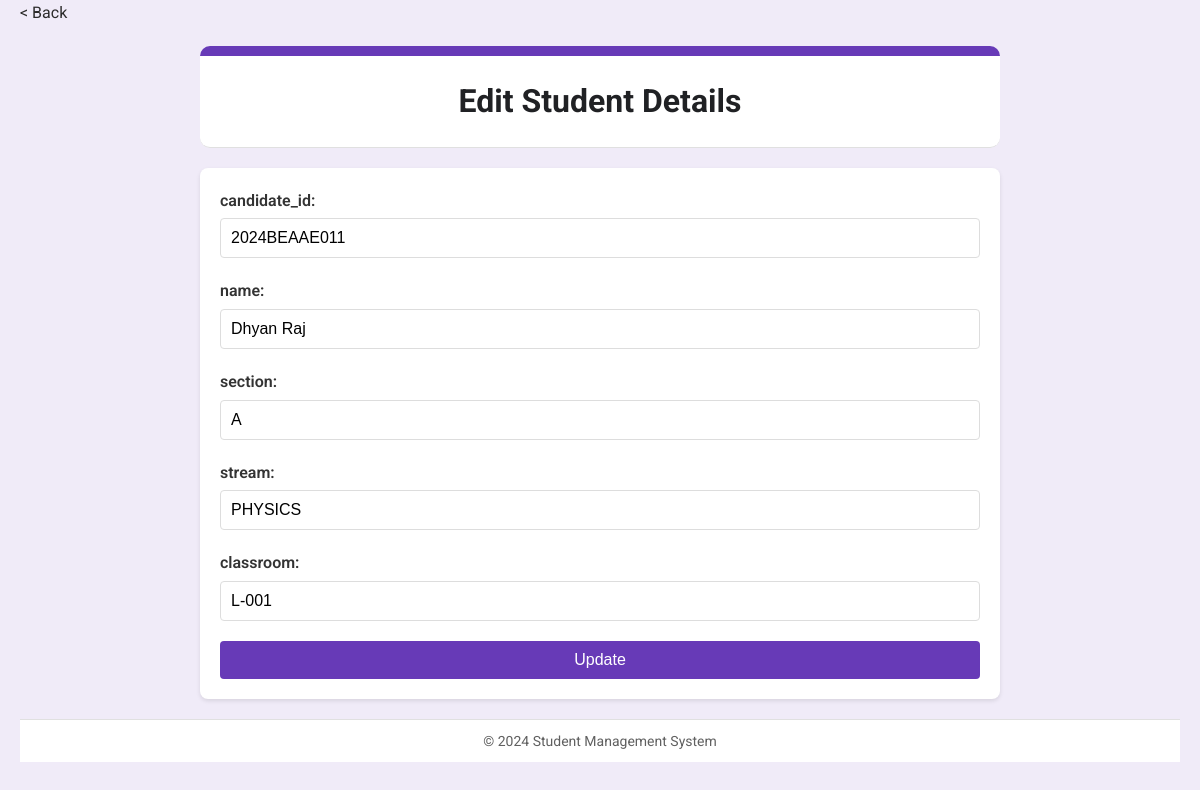
Page /edit_student?student_id=1 (signed in) on the earlier database version.
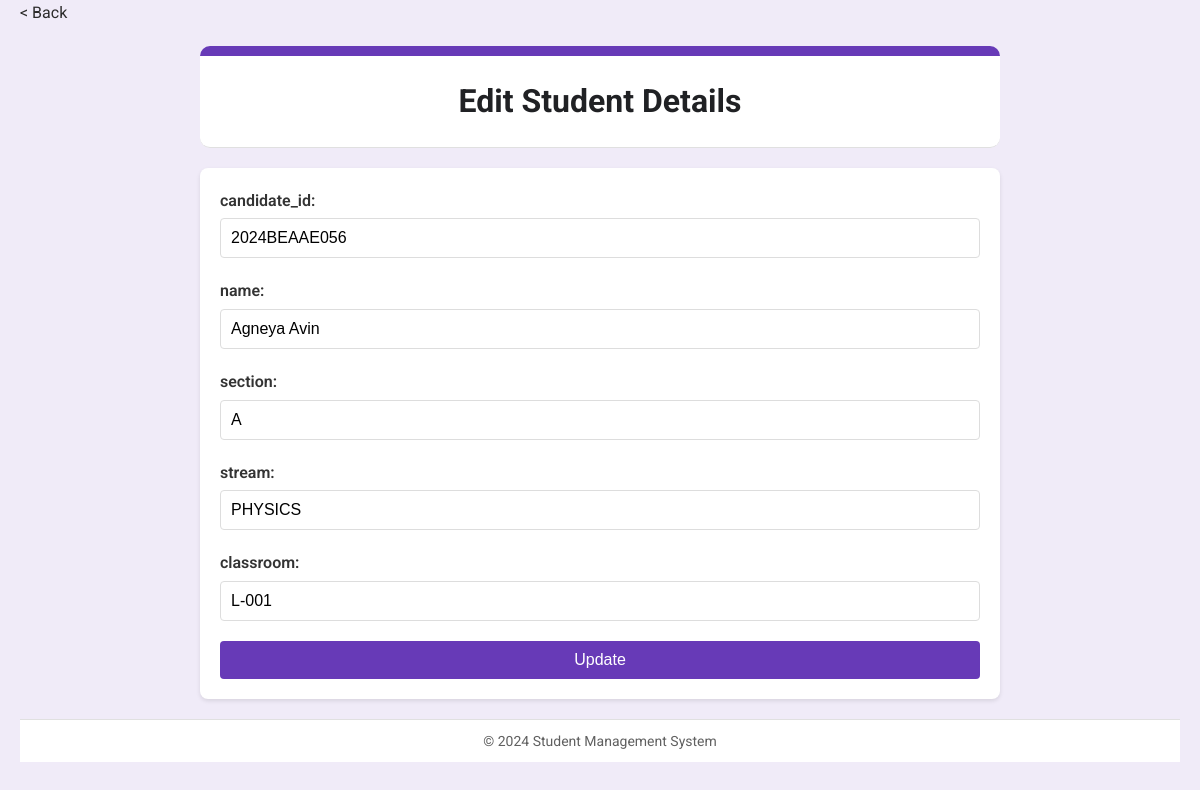
Same page on the later database version.
### app.py (models this page shows)
class Student(db.Model):
    id = db.Column(db.Integer, primary_key=True)
    candidate_id = db.Column(db.String(10), unique=True, nullable=False)
    name = db.Column(db.String(50), nullable=False)
    section = db.Column(db.String(2), nullable=False)
    stream  = db.Column(db.String(10), nullable=False)
    classroom = db.Column(db.String(10))

### app.py (the view)
@app.route('/edit_student', methods=['GET'])
@login_required
def edit_student_form():
    student_id = request.args.get('student_id')
    if student_id:
        student = db.session.get(Student, student_id)
        if student:
            columns = db.session.execute(text("PRAGMA table_info(student)")).fetchall()
            student_data = {col[1]: getattr(student, col[1], '') for col in columns}
            return render_template('edit_student.html', student=student_data)
        else:
            flash("Enter Student IDS!")
            return redirect(url_for('index'))
    return redirect(url_for('edit_student'))

### app.py (called while the page is built)
@login_manager.user_loader
def load_user(user_id):
    return db.session.get(User, int(user_id))

### templates/edit_student.html (shortened to what this page needs)
<!DOCTYPE html>
<html lang="en">
<head>
</head>
<body>
    <div><a href="{{ url_for('index') }}" class="back">< Back</a></div>
    <header>
        <h1>Edit Student Details</h1>
    </header>
    <div class="container">
        <form action="{{ url_for('update_student') }}" method="post">
            {% for field, value in student.items() %}
                {% if field != 'id' %}
                    <label for="{{ field }}">{{ field }}:</label>
                    <input type="text" id="{{ field }}" name="{{ field }}" value="{{ value }}">
                {% endif %}
            {% endfor %}
            <button type="submit">Update</button>
        </form>
    </div>
    <footer>
        <p>&copy; 2024 Student Management System</p>
    </footer>
</body>
</html>

### templates/edit_student.html (style rules this page uses)
* { margin: 0; padding: 0; box-sizing: border-box; }
body { font-family: 'Roboto', sans-serif; line-height: 1.6; color: #333; background-color: #f0ebf8; padding: 0 20px; }
header { max-width: 800px; margin: 20px auto; background-color: #ffffff; padding: 20px 0; border-bottom: 1px solid #e0e0e0; border-top: 10px solid #673ab7; border-radius: 10px; text-align: center; }
header h1 { font-size: 2rem; color: #202124; }
.container { max-width: 800px; margin: 20px auto; padding: 20px; background-color: #ffffff; box-shadow: 0 2px 4px rgba(0,0,0,0.1); border-radius: 8px; }
form { display: flex; flex-direction: column; }
label { margin-bottom: 5px; font-weight: 600; }
input[type="text"] { padding: 10px; font-size: 1rem; border: 1px solid #ddd; border-radius: 4px; margin-bottom: 20px; }
button { background-color: #673ab7; color: #ffffff; border: none; padding: 10px 20px; font-size: 1rem; border-radius: 4px; cursor: pointer; transition: background-color 0.3s ease; }
footer { text-align: center; padding: 10px; background-color: #ffffff; border-top: 1px solid #e0e0e0; margin-top: 20px; }
footer p { font-size: 0.875rem; color: #606060; }
.back { color: #2c2b2b; text-decoration: none; display: inline; z-index: 1; }

Differences in the rows shown:
changed Student "PHYSICS": candidate_id "2024BEAAE011" → "2024BEAAE056"; name "Dhyan Raj" → "Agneya Avin"
